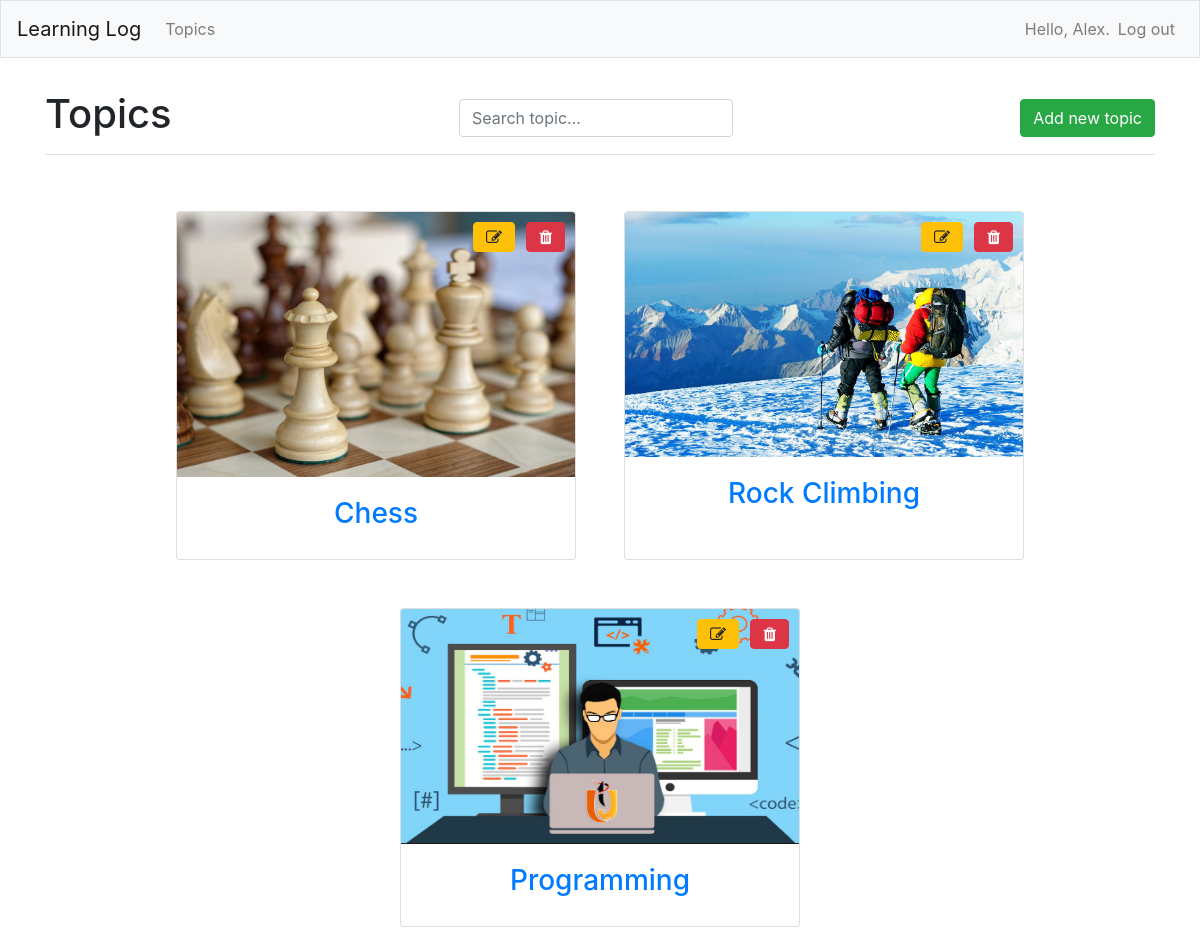
The app's page /topics/ (signed in), older data.
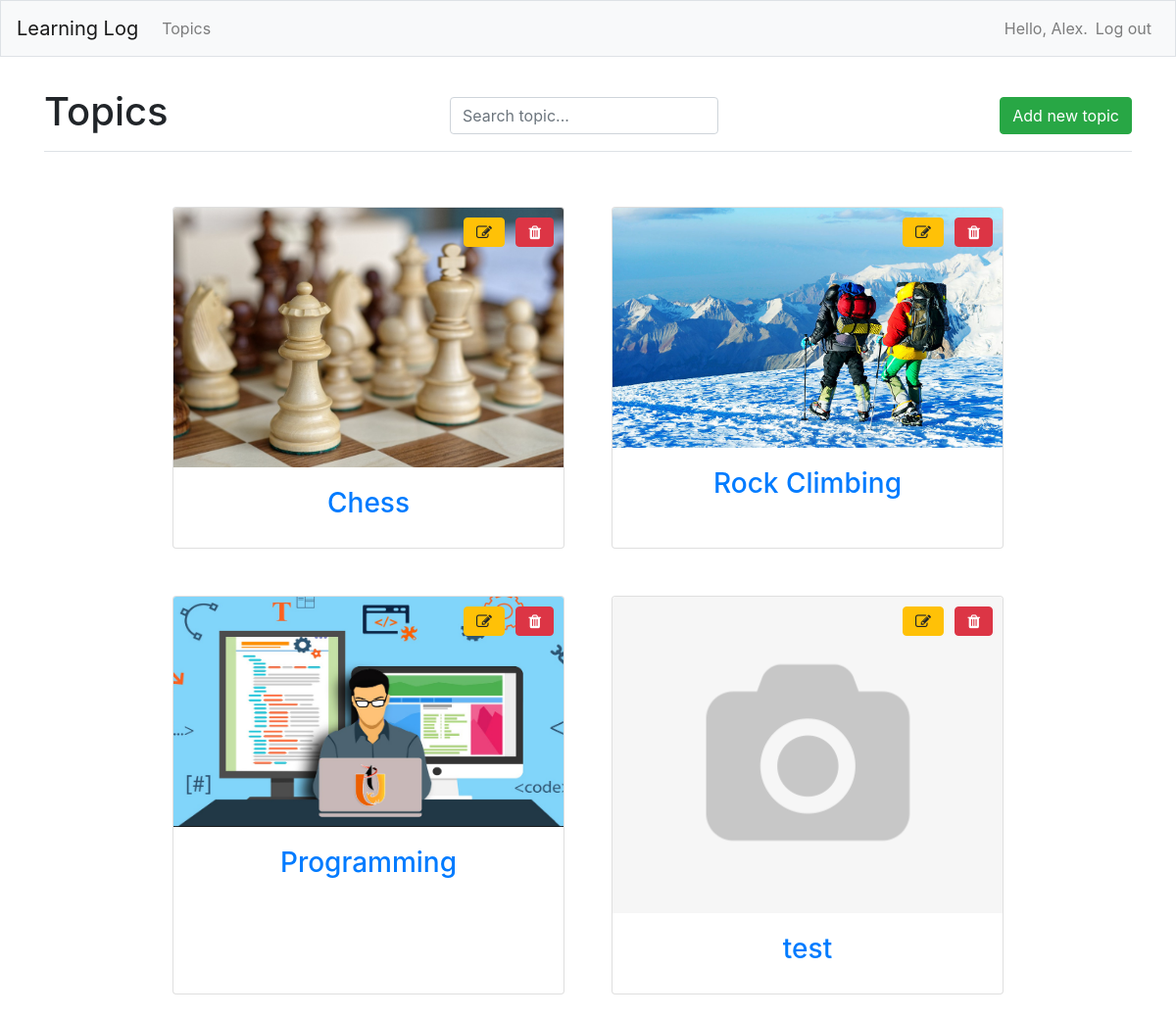
The same page, newer data.
### learning_logs/models.py (models this page shows, shortened)
class Topic(models.Model):
    text = models.CharField("Title", max_length=200)
    image = models.ImageField("Image", upload_to="images_topics/", default='default.png')
    date_added = models.DateTimeField(auto_now_add=True, verbose_name="Date")
    owner = models.ForeignKey(User, on_delete=models.CASCADE, verbose_name="User")
    def __str__(self):
        return self.text

### learning_logs/views.py (the view)
# urls.py: path('topics/', views.Topics.as_view(), name='topics'),
class Topics(LoginRequiredMixin, ListView):
    template_name = 'learning_logs/topics.html'
    context_object_name = 'topics'
    def get_queryset(self):
        return Topic.objects.filter(owner=self.request.user).order_by('date_added')

### learning_logs/templates/learning_logs/topics.html (shortened to what this page needs)
{% extends "learning_logs/base.html" %}
{% load static %}
{% block page_header %}
    <div class="d-flex justify-content-between align-items-center flex-wrap">
        <h1>Topics</h1>
        <div id="search">
            <form action="{% url 'learning_logs:search_topics' %}">
                <input type="text" name="q" placeholder="Search topic..." class="form-control"
                value="{% if q %}{{ q }}{% endif %}">
            </form>
        </div>
        <a href="{% url 'learning_logs:new_topic' %}"
           class="btn btn-success">Add new topic</a>
    </div>
{% endblock page_header %}
{% block content %}
    <div class="d-flex flex-wrap justify-content-center pt-4">
        {% for topic in topics %}
            <a href="{% url 'learning_logs:topic' topic.id %}">
                <div class="card m-4">
                    <img class="card-img-top img-fluid"
                         src="{{ topic.image.url }}" alt="{{ topic }}">
                    <div class="card-body">
                        <h3 class="text-center">{{ topic }}</h3>
                    </div>
                    <a href="{% url 'learning_logs:edit_topic' topic.id %}"
                       class="btn btn-warning btn-edit"><i class="fa fa-pencil-square-o"></i></a>
                    <a href="javascript:;" data-deletelink
                       data-id="{{ topic.id }}"
                       data-text="тему {{ topic.text }}"
                       data-url="{% url 'learning_logs:delete_topic' topic.id  %}"
                       data-src="#delete_message_window"
                       class="btn btn-danger btn-delete"><i class="fa fa-trash"></i></a>
                </div>
            </a>
        {% empty %}
            <h3 class="text-center">No topics have been added yet.</h3>
        {% endfor %}
    </div>
{% endblock content %}

Row changes from the older to the newer data that the page shows:
added Topic: image (placeholder picture), text "test"
